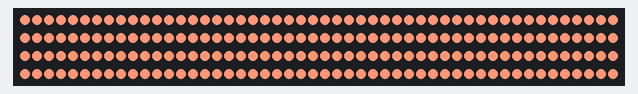
The program below on a simulated Raspberry Pi Pico running CircuitPython. On the bench: 200 RGB LEDs in strip order, left to right, continuing on the next row.

Above: at 0.1 s.

The program:

01_neopixel_simple.py
```python
##    ------  NEOPIXEL  ------    ##
#   tested with tinkertanks moon   #

import time
import board
import digitalio
import neopixel

#color definitions
RED = (255, 0, 0)
GREEN = (0, 255, 0)
BLUE = (0, 0, 255)
BLACK = (0,0,0)
WHITE = (255,150,120)

numpixels = 200
pixels = neopixel.NeoPixel(board.GP21, numpixels, brightness=1, auto_write=False) #z.B. 1 Pixel an pin GP14 (der Mond)

while True:


    pixels.fill(WHITE)  #set all pixels to green
    pixels.show()
    time.sleep(0.5)
```
